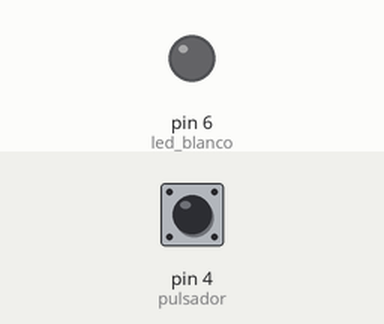
The sketch below on a simulated Arduino Uno, built with avr-gcc and run on an emulated ATmega328P. Shown: output pins drawn as LEDs (lit = HIGH). The inputs (shaded band) are chosen by the test bench; at power-on: pin 4 (pulsador) LOW.

Above: at 1.2 s.
1.3 s: pin 4 (pulsador) pulled HIGH for 0.15 s
At 1.37 s:
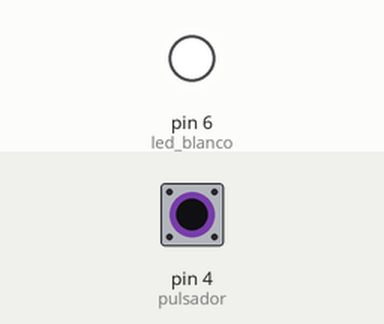
2.9 s: pin 4 (pulsador) pulled HIGH for 3.2 s
At 6.8 s:
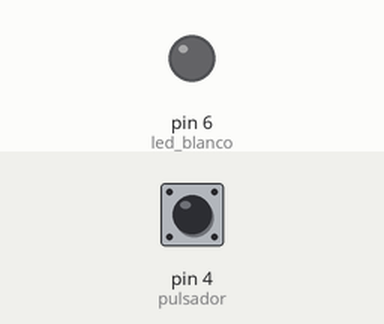
Timing chart, 0 to 8.3 s (numbered marks = the images above; inputs shaded):
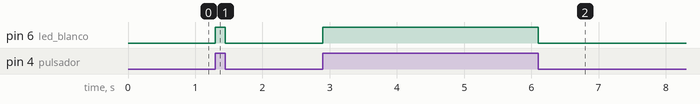

Measured:
- after the input at 1.3 s, pin 6 (led_blanco): LOW → HIGH at once, → LOW 0.15 s later
- after the input at 2.9 s, pin 6 (led_blanco): LOW → HIGH at once, → LOW 3.2 s later

The sketch:

Plantilla.ino
```cpp
/*
////////////////////////////////////////////////////////////////////////////////////
//   AUTOR: CIFP nº UNO                                              Febrero/2014
////////////////////////////////////////////////////////////////////////////////////
//   PROGRAMA:    Hacer espejo   D4 --> D6             VERSIÓN:       1.0
//   DISPOSITIVO: ATMEL 328                            COMPILADOR:    AVR
//   Entorno IDE:   1.5.4                              SIMULADOR:     VIRTRONIC
//   TARJETA DE APLICACIÓN: ARDUINO                    DEBUGGER:
////////////////////////////////////////////////////////////////////////////////////
LEER EL ESTADO DEL PIN D4 ASOCIADO A UN PULSADOR CON PULLDOWN Y MOSTRARLO EN D6
////////////////////////////////////////////////////////////////////////////////////
*/
///////////////////////////////////////////////////////////////////////////////////
// LIBRERÍAS //////////////////////////////////////////////////////////////////////
////////////////////////////////////////////////////////////////////////////////////

///////////////////////////////////////////////////////////////////////////////////
// VARIABLES GLOBALES //////////////////////////////////////////////////////////////
////////////////////////////////////////////////////////////////////////////////////
//int led_blanco=6;
#define led_blanco 6
#define pulsador 4

boolean lectura;

////////////////////////////////////////////////////////////////////////////////////
// FUNCIONES ///////////////////////////////////////////////////////////////////////
////////////////////////////////////////////////////////////////////////////////////


////////////////////////////////////////////////////////////////////////////////////
// CONFIGURACIÓN ///////////////////////////////////////////////////////////////////
////////////////////////////////////////////////////////////////////////////////////
void setup()
{
pinMode(6,OUTPUT);
}
////////////////////////////////////////////////////////////////////////////////////
// PRINCIPAL ///////////////////////////////////////////////////////////////////////
////////////////////////////////////////////////////////////////////////////////////
void loop()
{
lectura=digitalRead(pulsador);
digitalWrite(led_blanco,lectura);
}
```
